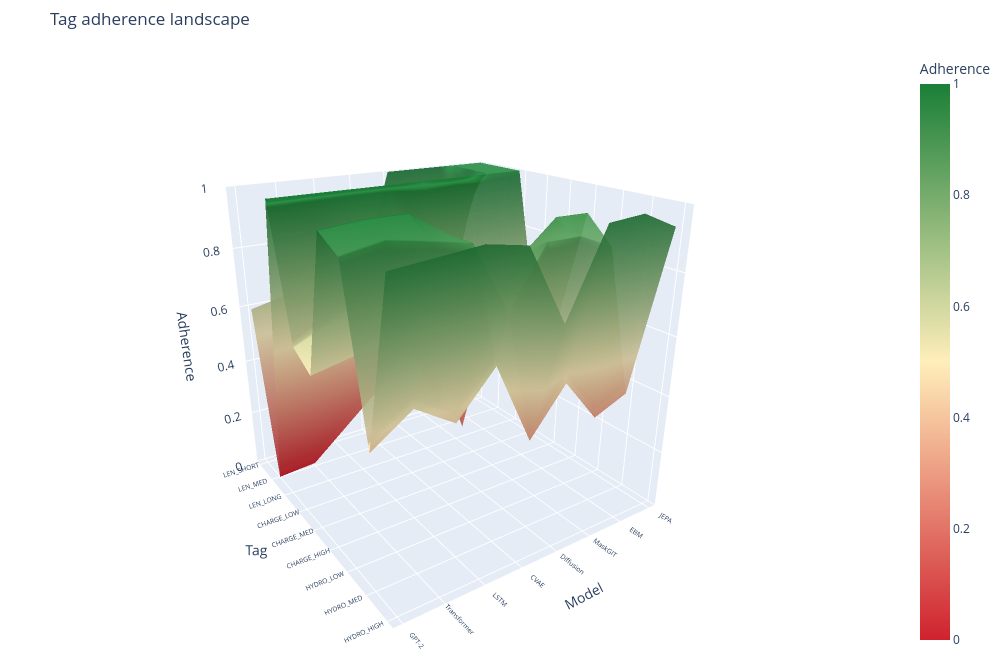

Source (notebook cell):
### Markdown cell above
## 17. 3D surface — tag adherence landscape

### Code cell
all_tv = []
for tc, bm in TAG_BIN_MAP.items():
    for tv in bm: all_tv.append((tc, tv))
adh_s = np.zeros((len(MODEL_NAMES), len(all_tv)))
for i, m in enumerate(MODEL_NAMES):
    df = model_dfs[m]
    for j, (tc, tv) in enumerate(all_tv):
        pc = PROPERTY_COL_FOR_TAG[tc]; sub = df[df[tc]==tv]
        if len(sub)==0: continue
        lo, hi = TAG_BIN_MAP[tc][tv]
        adh_s[i,j] = ((sub[pc]>=lo)&(sub[pc]<hi)).mean()
tl = [tv.replace("<","").replace(">","") for _,tv in all_tv]
fig3d2 = go.Figure(go.Surface(x=np.arange(len(tl)), y=np.arange(len(MODEL_NAMES)), z=adh_s,
    colorscale=[[0,"#CF222E"],[0.5,"#FFEEBA"],[1,"#1A7F37"]], colorbar=dict(title="Adherence"), opacity=0.9))
fig3d2.update_layout(title="Tag adherence landscape",
    scene=dict(xaxis=dict(title="Tag", ticktext=tl, tickvals=list(range(len(tl))), tickfont=dict(size=9)),
        yaxis=dict(title="Model", ticktext=MODEL_NAMES, tickvals=list(range(len(MODEL_NAMES))), tickfont=dict(size=9)),
        zaxis=dict(title="Adherence", range=[0,1]), camera=dict(eye=dict(x=1.8,y=-1.2,z=0.9))),
    paper_bgcolor="white", width=1000, height=650, margin=dict(l=0,r=0,t=50,b=0))
fig3d2.show()
fig3d2.write_html("3d_adherence.html", include_plotlyjs="cdn")

### Figure 1 — Plotly figure (JSON) as saved in the notebook; plotly's stock layout.template omitted (floating-point values rounded to 4 significant figures)
{"data": [{"colorbar": {"title": {"text": "Adherence"}}, "colorscale": [[0, "#CF222E"], [0.5, "#FFEEBA"], [1, "#1A7F37"]], "opacity": 0.9, "type": "surface", "x": [0, 1, 2, 3, 4, 5, 6, 7, 8], "y": [0, 1, 2, 3, 4, 5, 6, 7], "z": [[0.5934, 0.0, 1.0, 0.5778, 0.5275, 0.9775, 0.9333, 0.4444, 0.9556], [0.6222, 0.01111, 1.0, 0.6374, 0.5543, 0.9885, 0.956, 0.5333, 0.9663], [0.5889, 0.1222, 1.0, 0.6889, 0.5714, 0.9888, 0.9333, 0.4505, 0.9775], [0.6, 0.2333, 1.0, 0.6889, 0.5556, 0.9111, 0.9111, 0.5889, 0.9556], [1.0, 0.3889, 1.0, 0.5, 0.2, 0.6778, 0.6889, 0.3111, 0.7222], [1.0, 0.07778, 1.0, 0.6, 0.6444, 0.8111, 0.8778, 0.4667, 0.9778], [1.0, 1.0, 1.0, 0.5728, 0.6744, 0.9136, 0.875, 0.31, 0.9865], [1.0, 1.0, 1.0, 0.5, 0.4778, 0.9111, 0.8242, 0.3596, 0.9333]]}], "layout": {"height": 650, "margin": {"b": 0, "l": 0, "r": 0, "t": 50}, "paper_bgcolor": "white", "scene": {"camera": {"eye": {"x": 1.8, "y": -1.2, "z": 0.9}}, "xaxis": {"tickfont": {"size": 9}, "ticktext": ["LEN_SHORT", "LEN_MED", "LEN_LONG", "CHARGE_LOW", "CHARGE_MED", "CHARGE_HIGH", "HYDRO_LOW", "HYDRO_MED", "HYDRO_HIGH"], "tickvals": [0, 1, 2, 3, 4, 5, 6, 7, 8], "title": {"text": "Tag"}}, "yaxis": {"tickfont": {"size": 9}, "ticktext": ["GPT-2", "Transformer", "LSTM", "CVAE", "Diffusion", "MaskGIT", "EBM", "JEPA"], "tickvals": [0, 1, 2, 3, 4, 5, 6, 7], "title": {"text": "Model"}}, "zaxis": {"range": [0, 1], "title": {"text": "Adherence"}}}, "title": {"text": "Tag adherence landscape"}, "width": 1000}}
